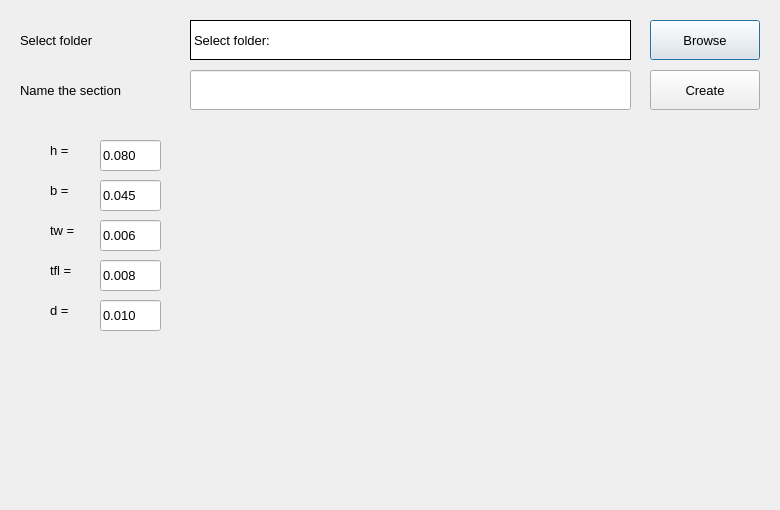
<?xml version="1.0" encoding="UTF-8"?>
<ui version="4.0">
 <class>Dialog_Double_Channel</class>
 <widget class="QDialog" name="Dialog_Double_Channel">
  <property name="geometry">
   <rect>
    <x>0</x>
    <y>0</y>
    <width>780</width>
    <height>510</height>
   </rect>
  </property>
  <property name="windowTitle">
   <string>Double Channel</string>
  </property>
  <widget class="QLabel" name="label_justdisplay_3">
   <property name="geometry">
    <rect>
     <x>50</x>
     <y>130</y>
     <width>41</width>
     <height>41</height>
    </rect>
   </property>
   <property name="font">
    <font>
     <pointsize>10</pointsize>
    </font>
   </property>
   <property name="text">
    <string>h = </string>
   </property>
  </widget>
  <widget class="QLabel" name="label_justdisplay_4">
   <property name="geometry">
    <rect>
     <x>50</x>
     <y>170</y>
     <width>41</width>
     <height>41</height>
    </rect>
   </property>
   <property name="font">
    <font>
     <pointsize>10</pointsize>
    </font>
   </property>
   <property name="text">
    <string>b = </string>
   </property>
  </widget>
  <widget class="QLabel" name="label_justdisplay_5">
   <property name="geometry">
    <rect>
     <x>50</x>
     <y>210</y>
     <width>41</width>
     <height>41</height>
    </rect>
   </property>
   <property name="font">
    <font>
     <pointsize>10</pointsize>
    </font>
   </property>
   <property name="text">
    <string>tw = </string>
   </property>
  </widget>
  <widget class="QLabel" name="label_justdisplay_6">
   <property name="geometry">
    <rect>
     <x>50</x>
     <y>250</y>
     <width>41</width>
     <height>41</height>
    </rect>
   </property>
   <property name="font">
    <font>
     <pointsize>10</pointsize>
    </font>
   </property>
   <property name="text">
    <string>tfl = </string>
   </property>
  </widget>
  <widget class="QLineEdit" name="lineEdit_h">
   <property name="geometry">
    <rect>
     <x>100</x>
     <y>140</y>
     <width>61</width>
     <height>31</height>
    </rect>
   </property>
   <property name="font">
    <font>
     <pointsize>10</pointsize>
    </font>
   </property>
   <property name="text">
    <string>0.080</string>
   </property>
  </widget>
  <widget class="QLineEdit" name="lineEdit_b">
   <property name="geometry">
    <rect>
     <x>100</x>
     <y>180</y>
     <width>61</width>
     <height>31</height>
    </rect>
   </property>
   <property name="font">
    <font>
     <pointsize>10</pointsize>
    </font>
   </property>
   <property name="text">
    <string>0.045</string>
   </property>
  </widget>
  <widget class="QLineEdit" name="lineEdit_tw">
   <property name="geometry">
    <rect>
     <x>100</x>
     <y>220</y>
     <width>61</width>
     <height>31</height>
    </rect>
   </property>
   <property name="font">
    <font>
     <pointsize>10</pointsize>
    </font>
   </property>
   <property name="text">
    <string>0.006</string>
   </property>
  </widget>
  <widget class="QLineEdit" name="lineEdit_tfl">
   <property name="geometry">
    <rect>
     <x>100</x>
     <y>260</y>
     <width>61</width>
     <height>31</height>
    </rect>
   </property>
   <property name="font">
    <font>
     <pointsize>10</pointsize>
    </font>
   </property>
   <property name="text">
    <string>0.008</string>
   </property>
  </widget>
  <widget class="QLabel" name="label_justdisplay_2">
   <property name="geometry">
    <rect>
     <x>20</x>
     <y>70</y>
     <width>171</width>
     <height>40</height>
    </rect>
   </property>
   <property name="font">
    <font>
     <pointsize>10</pointsize>
    </font>
   </property>
   <property name="text">
    <string>Name the section</string>
   </property>
  </widget>
  <widget class="QLabel" name="label_justdisplay">
   <property name="geometry">
    <rect>
     <x>20</x>
     <y>20</y>
     <width>170</width>
     <height>40</height>
    </rect>
   </property>
   <property name="font">
    <font>
     <pointsize>10</pointsize>
    </font>
   </property>
   <property name="text">
    <string>Select folder</string>
   </property>
  </widget>
  <widget class="QPushButton" name="pushButton_DefineFolder">
   <property name="geometry">
    <rect>
     <x>650</x>
     <y>20</y>
     <width>110</width>
     <height>40</height>
    </rect>
   </property>
   <property name="font">
    <font>
     <pointsize>10</pointsize>
    </font>
   </property>
   <property name="text">
    <string>Browse</string>
   </property>
  </widget>
  <widget class="QPushButton" name="pushButton_CreateSection">
   <property name="geometry">
    <rect>
     <x>650</x>
     <y>70</y>
     <width>110</width>
     <height>40</height>
    </rect>
   </property>
   <property name="font">
    <font>
     <pointsize>10</pointsize>
    </font>
   </property>
   <property name="text">
    <string>Create</string>
   </property>
  </widget>
  <widget class="QLabel" name="label_CreateFolder">
   <property name="geometry">
    <rect>
     <x>190</x>
     <y>20</y>
     <width>441</width>
     <height>40</height>
    </rect>
   </property>
   <property name="font">
    <font>
     <pointsize>10</pointsize>
    </font>
   </property>
   <property name="styleSheet">
    <string notr="true">background-color: rgb(255, 255, 255);</string>
   </property>
   <property name="frameShape">
    <enum>QFrame::Panel</enum>
   </property>
   <property name="frameShadow">
    <enum>QFrame::Plain</enum>
   </property>
   <property name="text">
    <string>Select folder:</string>
   </property>
  </widget>
  <widget class="QLineEdit" name="lineEdit_SectionName">
   <property name="geometry">
    <rect>
     <x>190</x>
     <y>70</y>
     <width>441</width>
     <height>40</height>
    </rect>
   </property>
   <property name="font">
    <font>
     <pointsize>10</pointsize>
    </font>
   </property>
   <property name="text">
    <string/>
   </property>
  </widget>
  <widget class="QLabel" name="label_justdisplay_7">
   <property name="geometry">
    <rect>
     <x>50</x>
     <y>290</y>
     <width>51</width>
     <height>41</height>
    </rect>
   </property>
   <property name="font">
    <font>
     <pointsize>10</pointsize>
    </font>
   </property>
   <property name="text">
    <string>d = </string>
   </property>
  </widget>
  <widget class="QLineEdit" name="lineEdit_dist">
   <property name="geometry">
    <rect>
     <x>100</x>
     <y>300</y>
     <width>61</width>
     <height>31</height>
    </rect>
   </property>
   <property name="font">
    <font>
     <pointsize>10</pointsize>
    </font>
   </property>
   <property name="text">
    <string>0.010</string>
   </property>
  </widget>
  <widget class="QLabel" name="label_image">
   <property name="geometry">
    <rect>
     <x>190</x>
     <y>140</y>
     <width>401</width>
     <height>343</height>
    </rect>
   </property>
   <property name="text">
    <string/>
   </property>
   <property name="pixmap">
    <pixmap>photos/Double_Channel.jpg</pixmap>
   </property>
   <property name="scaledContents">
    <bool>true</bool>
   </property>
  </widget>
 </widget>
 <resources/>
 <connections/>
</ui>
